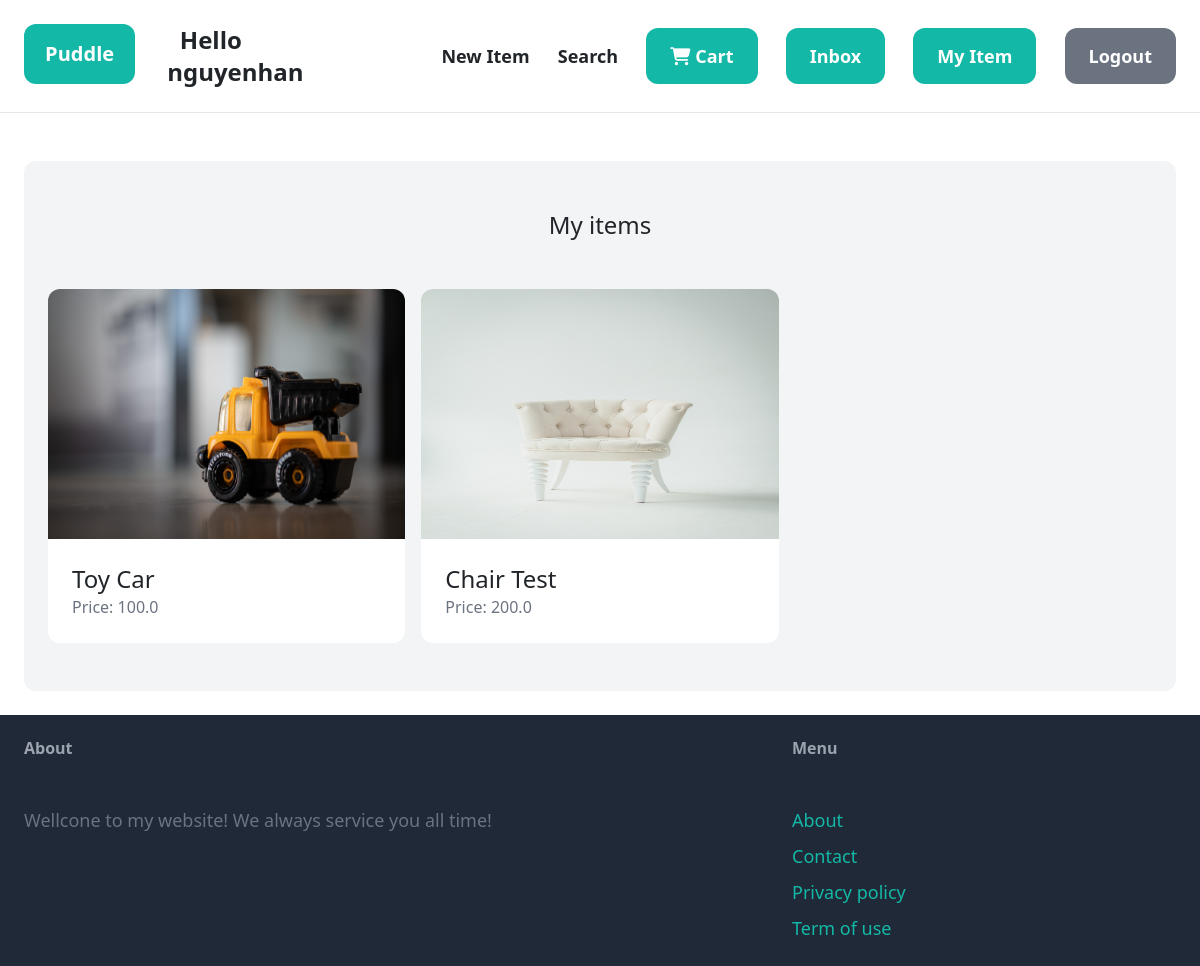
Page /dashboard/ (signed in) on the earlier database version.
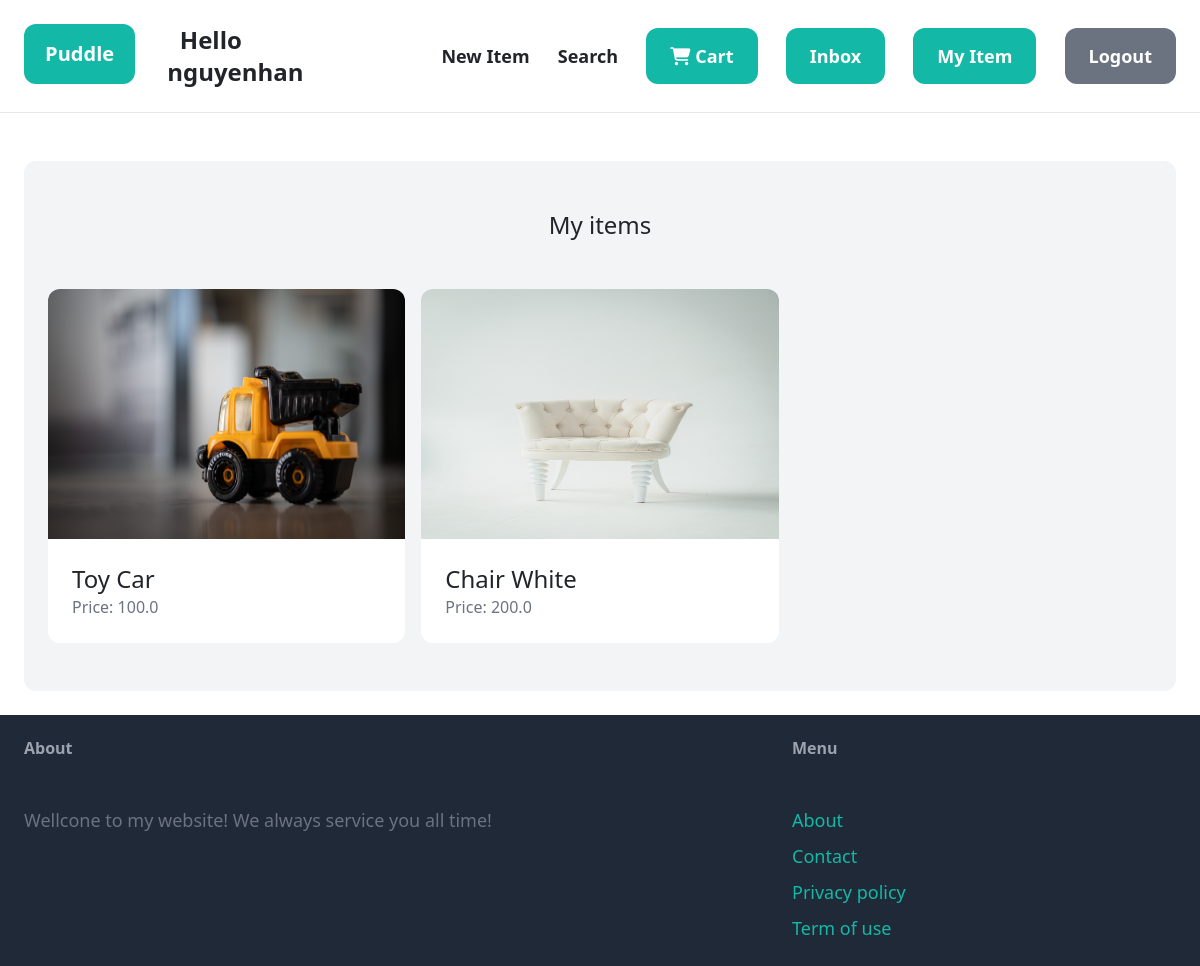
Same page on the later database version.
### item/models.py (models this page shows, shortened)
class Item(models.Model):
    category = models.ForeignKey(Category, related_name='items' ,on_delete=models.CASCADE)
    name = models.CharField(max_length=255)
    description = models.TextField(blank=True , null=True)
    price = models.FloatField()
    is_sold = models.BooleanField(default=False)
    image = models.ImageField(upload_to='items_image', blank=True,null=True)
    created_by = models.ForeignKey(User , related_name='items',on_delete=models.CASCADE)
    created_at = models.DateTimeField(auto_now_add=True)

### dashboard/views.py (the view)
# urls.py: path('' , views.index , name = 'index'),
@login_required
def index(request):
    items = Item.objects.filter(created_by =request.user)
    return render(request, 'dashboard/index.html' , {
        'items': items,
    })

### dashboard/templates/dashboard/index.html (shortened to what this page needs)
{% extends 'core/base.html' %}
{% block content %}
    <div class="mt-6 px-6 py-12 bg-gray-100 rounded-xl">
        <h2 class='mb-12 text-2xl text-center'>My items</h2>
        <div class="grid grid-cols-3 gap-3">
            {% for item in items %}
                <div class="">
                    <a href="{% url 'item:detail' item.id %}">
                        <div>
                            <img style="width: 100%; height: 250px;" src='{{ item.image.url }}' class="rounded-t-xl">
                        </div>
                        <div class="p-6 bg-white rounded-b-xl">
                            <h2 class="text-2xl">{{ item.name }}</h2>
                            <p class="text-gray-500">Price: {{ item.price }}</p>
                        </div>
                    </a>
                </div>
            {%endfor%}
        </div>
    </div>
{%endblock%}

Differences in the rows shown:
changed Item: name "Chair Test" → "Chair White"
